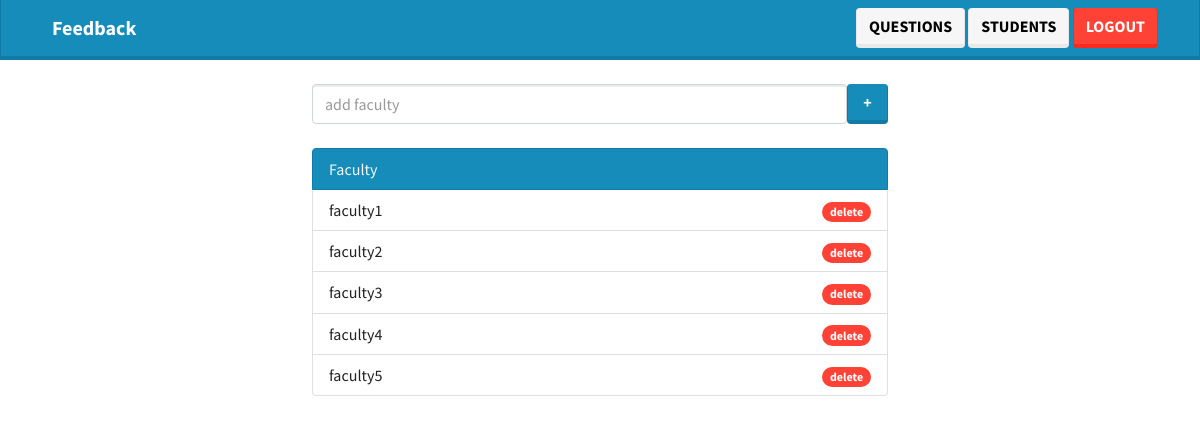
The page /faculty/ (signed in) on the database its author committed.
### feedbackapp/models.py (models this page shows)
class FacultyModel(models.Model):
    name = models.TextField()

### feedbackapp/views.py (the view)
# urls.py: path('faculty/',facultyview,name='facultypage'),
def facultyview(request):
    if request.user.is_superuser:
        if request.user.is_authenticated:
            context = {'faculties' : FacultyModel.objects.all()}
            return render(request,"feedbackapp/faculty.html",context)

### templates/feedbackapp/faculty.html (shortened to what this page needs)
{% extends "base.html" %}
{% load static %}
{% block content %}
<nav class="navbar justify-content-between bg-primary" >
    <div class="container">
        <a href="{% url 'staffhomepage' %}" class="navbar-brand" style="margin-left: 10px;font-weight: bold;color: white">Feedback</a>
    <form class="form-inline" method="post" action="{% url "logoutstaff" %}">
        <a class="btn btn-light" href="{% url "staffhomepage" %}">questions</a>
        <a class="btn btn-light" href="/staff/students/">students</a>
        <input type="submit" value="logout" href="#" class="btn btn-danger"></input>
    </form>
    </div>
  </nav>
    <div class="container" style="width: 50vw;">
        <br>
<form method="post" action="{% url 'addfaculty' %}">
    <div class="d-flex justify-content-center">
        <input name="faculty" placeholder="add faculty" style="width:65vw;" type="text" class="form-control">
            <input class="btn btn-primary" value=" + " type="submit">
    </div>
    <br>
    </form>
        <ul class="list-group">
            <li class="text-light bg-primary list-group-item d-flex text-center">
              Faculty
            </li>
            {% for faculty in faculties %}
                    <li class="list-group-item d-flex justify-content-between align-items-center">
                        {{faculty.name}}
                        <a href="/faculty/delete/{{faculty.id}}/"><span class="badge bg-danger rounded-pill">delete</span></a>
                      </li>
                {% endfor %}
          </ul>
    </div>
{% endblock %}

### templates/base.html (style rules this page uses)
div { border-radius: 1vw; }

### rows shown on the page
FacultyModel: name "faculty1"
FacultyModel: name "faculty2"
FacultyModel: name "faculty3"
FacultyModel: name "faculty4"
FacultyModel: name "faculty5"
